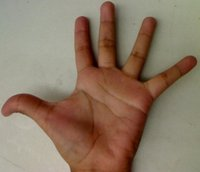
//> input picture day5/histogram_matches/test1.jpg, 200 x 172 px
$ ./HistrogramMatches test1.jpg test2.jpg test2.jpg   (built with g++ and OpenCV 4)
//> lines starting //> are read from the running program, lines starting //| are printed output that depends on the picture; after the words box and inside, x2 and y2 are one past the last pixel; in counts of white or black regions, pixels touching at a corner belong together
#include <opencv2/imgcodecs.hpp>
#include <opencv2/imgproc.hpp>
#include <opencv2/highgui.hpp>
#include <iostream>

using namespace cv;
using namespace std;

const char* keys =
    "{help h| | Print help message}"
    "{@input1 | | Path to image 1}"
    "{@input2 | | Path to image 2}"
    "{@input3 | | Path to image 3}";

int main(int argc, char** argv){
    CommandLineParser parser(argc, argv, keys);
    Mat src_base = imread(parser.get<String>("@input1"));
//> src_base is the input picture: 172 rows x 200 cols, CV_8UC3; mean B, G, R 101.1, 120.5, 140.6
    Mat src_test1 = imread(parser.get<String>("@input2"));
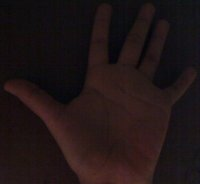
//> input picture day5/histogram_matches/test2.jpg, 200 x 184 px
//> src_test1 is the input picture: 184 rows x 200 cols, CV_8UC3; mean B, G, R 21.5, 21.1, 32.2
    Mat src_test2 = imread(parser.get<String>("@input3"));

    if(src_base.empty() || src_test1.empty() || src_test2.empty()){
        printf("Image not found");
        parser.printMessage();
        return EXIT_FAILURE;
    }

    Mat hsv_base, hsv_test1, hsv_test2;
    cvtColor(src_base, hsv_base, COLOR_BGR2HSV);
//> hsv_base: 172 rows x 200 cols, CV_8UC3; mean H, S, V 22, 82.8, 141.4
    cvtColor(src_test1, hsv_test1, COLOR_BGR2HSV);
//> hsv_test1: 184 rows x 200 cols, CV_8UC3; mean H, S, V 75.8, 89.4, 32.7
    cvtColor(src_test2, hsv_test2, COLOR_BGR2HSV);

    Mat hsv_half_down = hsv_base(Range(hsv_base.rows/2, hsv_base.rows), Range(0, hsv_base.cols));
//> hsv_half_down: 86 rows x 200 cols, CV_8UC3; mean H, S, V 17.5, 94.9, 141.2

    int h_bins = 50, s_bins = 60;
    int histSize[] = {h_bins, s_bins};

    float h_range[] = {0, 180};
    float s_range[] = {0, 256};

    const float* ranges[] = {h_range, s_range};

    int channels[] = {0, 1};

    Mat hist_base, hist_half_down, hist_test1, hist_test2;

    calcHist(&hsv_base, 1, channels, Mat(), hist_base, 2, histSize, ranges, true, false);
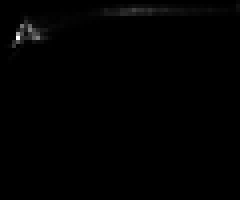
//> hist_base: 50 rows x 60 cols, CV_32FC1 (shown 4 times larger); min 0, max 2054, mean 11.5; drawn with min black and max white
    normalize(hist_base, hist_base, 0, 1, NORM_MINMAX, -1, Mat());
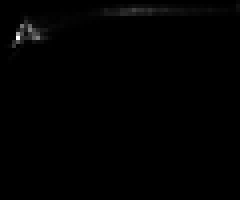
//> hist_base: 50 rows x 60 cols, CV_32FC1 (shown 4 times larger); 13% of pixels changed, all inside (x1, y1, x2, y2) = (1, 0, 60, 50)

    calcHist(&hsv_half_down, 1, channels, Mat(), hist_half_down, 2, histSize, ranges, true, false);
    normalize(hist_half_down, hist_half_down, 0, 1, NORM_MINMAX, -1, Mat());
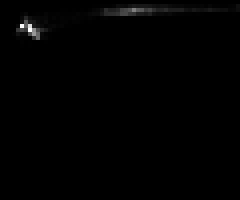
//> hist_half_down: 50 rows x 60 cols, CV_32FC1 (shown 4 times larger); min 0, max 1, mean 0.00625

    calcHist(&hsv_test1, 1, channels, Mat(), hist_test1, 2, histSize, ranges, true, false);
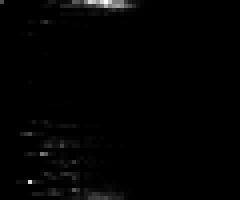
//> hist_test1: 50 rows x 60 cols, CV_32FC1 (shown 4 times larger); min 0, max 1096, mean 12.3; drawn with min black and max white
    normalize(hist_test1, hist_test1, 0, 1, NORM_MINMAX, -1, Mat());

    calcHist(&hsv_test2, 1, channels, Mat(), hist_test2, 2, histSize, ranges, true, false);
    normalize(hist_test2, hist_test2, 0, 1, NORM_MINMAX, -1, Mat());

    for(int compare_method = 0; compare_method < 4; compare_method++){
        double base_base = compareHist(hist_base, hist_base, compare_method);
        double base_half = compareHist(hist_base, hist_half_down, compare_method);
        double base_test1 = compareHist(hist_base, hist_test1, compare_method);
        double base_test2 = compareHist(hist_base, hist_test2, compare_method);

        cout << "Method " << compare_method << " Perfect, Base-Half, Base-Test(1), Base-Test(2) : " <<
          base_base << " / " << base_half << " / " << base_test1 << " / " << base_test2 << endl;

    }
//> this loop made 4 passes
//> (base_base, base_half, base_test1, base_test2) on passes 1 to 4: (1, 0.708, 0.0116, 0.0116), (0, 10.24, 836, 836), (16.75, 11.76, 1.8, 1.8), (0, 0.337, 0.915, 0.915)
//| Method 0 Perfect, Base-Half, Base-Test(1), Base-Test(2) : 1 / 0.7078 / 0.0116087 / 0.0116087
//| Method 1 Perfect, Base-Half, Base-Test(1), Base-Test(2) : 0 / 10.239 / 835.993 / 835.993
//| Method 2 Perfect, Base-Half, Base-Test(1), Base-Test(2) : 16.7478 / 11.7569 / 1.80274 / 1.80274
//| Method 3 Perfect, Base-Half, Base-Test(1), Base-Test(2) : 0 / 0.337196 / 0.914823 / 0.914823

    cout << "Done\n";

    return 0;

}
